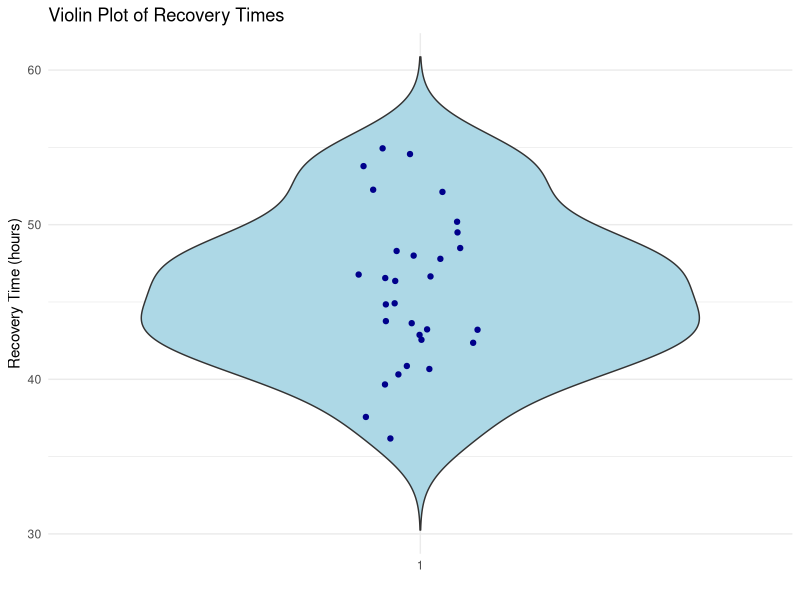
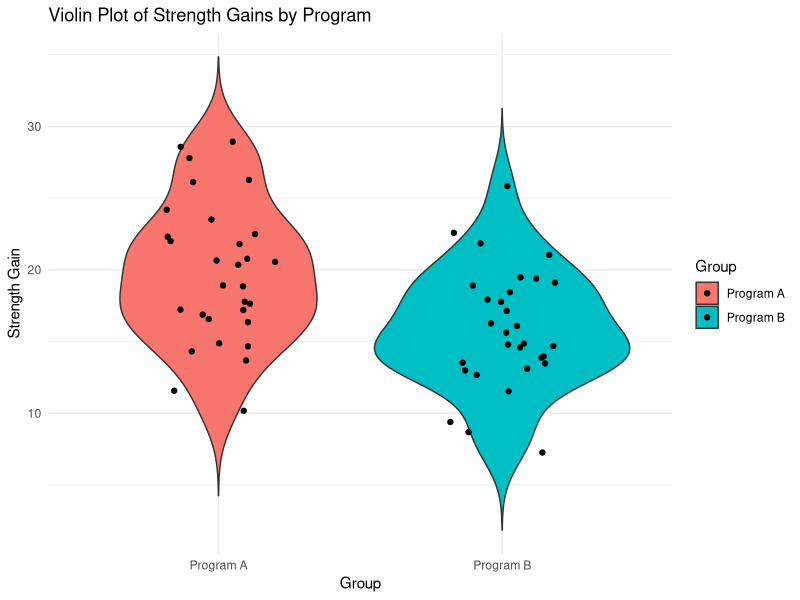
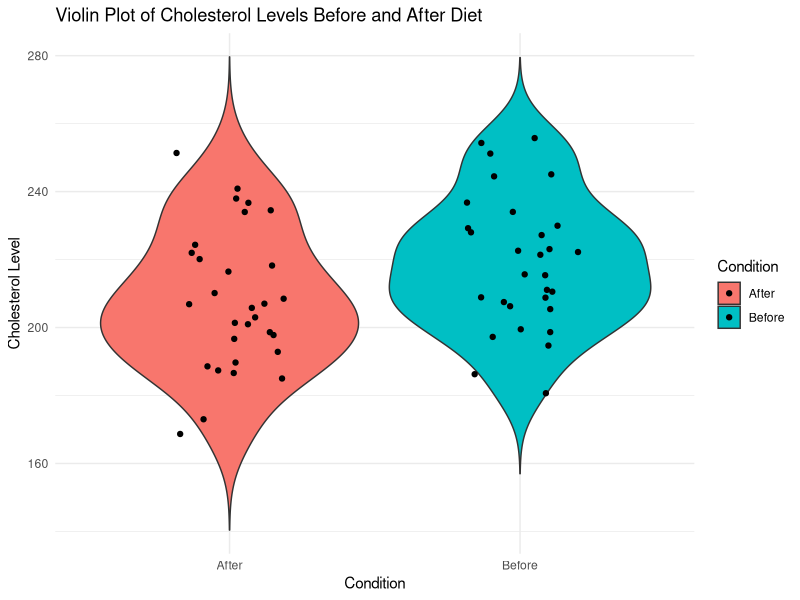

R code for these plots, in order:
## ---- chunk 1
library(ggplot2)

set.seed(123)
recovery_times <- rnorm(30, mean = 46, sd = 5)

t_test_result <- t.test(recovery_times, mu = 48, alternative = "less")

print(t_test_result)

ggplot(data.frame(RecoveryTime = recovery_times), aes(x = factor(1), y = RecoveryTime)) +
  geom_violin(trim = FALSE, fill = "lightblue") +
  geom_jitter(width = 0.1, color = "darkblue") +
  labs(title = "Violin Plot of Recovery Times",
       x = "",
       y = "Recovery Time (hours)") +
  theme_minimal()

## ---- chunk 2
t.test(recovery_times, mu = 48, alternative = "two.sided")
## ---- chunk 3
set.seed(123)
strength_gains_a <- rnorm(30, mean = 20, sd = 5)
strength_gains_b <- rnorm(30, mean = 15, sd = 5)

t_test_result <- t.test(strength_gains_a, strength_gains_b, alternative = "two.sided")


df_strength <- data.frame(Group = factor(rep(c("Program A", "Program B"), each = 30)),
                          StrengthGain = c(strength_gains_a, strength_gains_b))

ggplot(df_strength, aes(x = Group, y = StrengthGain, fill = Group)) +
  geom_violin(trim = FALSE) +
  geom_jitter(width = 0.2, color = "black") +
  labs(title = "Violin Plot of Strength Gains by Program",
       x = "Group",
       y = "Strength Gain") +
  theme_minimal()

## ---- chunk 4
t.test(strength_gains_a, strength_gains_b, alternative = "greater")
## ---- chunk 5

set.seed(123)
before <- rnorm(30, mean = 220, sd = 20)
after <- before - rnorm(30, mean = 10, sd = 5)

t_test_result <- t.test(before, after, paired = TRUE, alternative = "two.sided")

df_cholesterol <- data.frame(Condition = factor(rep(c("Before", "After"), each = 30)),
                             Cholesterol = c(before, after))

ggplot(df_cholesterol, aes(x = Condition, y = Cholesterol, fill = Condition)) +
  geom_violin(trim = FALSE) +
  geom_jitter(width = 0.2, color = "black") +
  labs(title = "Violin Plot of Cholesterol Levels Before and After Diet",
       x = "Condition",
       y = "Cholesterol Level") +
  theme_minimal()

## ---- chunk 6
t.test(before, after, paired = TRUE, alternative = "less")
## ---- chunk 7
set.seed(123)
scores_method_a <- rnorm(30, mean = 75, sd = 10)  # Group A
scores_method_b <- rnorm(30, mean = 80, sd = 10)  # Group B

t_test_equal_var <- t.test(scores_method_a, scores_method_b, var.equal = TRUE)
t_test_equal_var
## ---- chunk 8
set.seed(123)
scores_method_a_adj <- rnorm(30, mean = 75, sd = 12)
scores_method_b_adj <- rnorm(30, mean = 80, sd = 8)

t_test_unequal_var <- t.test(scores_method_a_adj, scores_method_b_adj, var.equal = FALSE)
t_test_unequal_var

